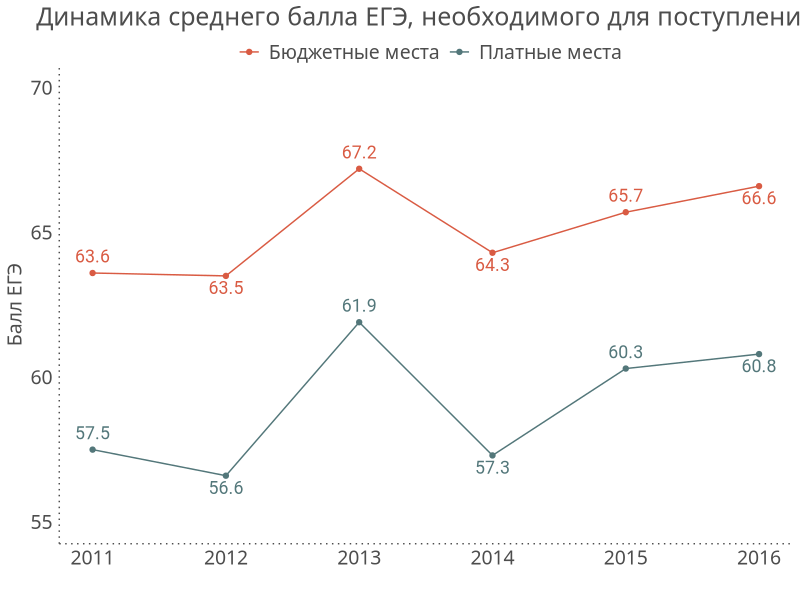
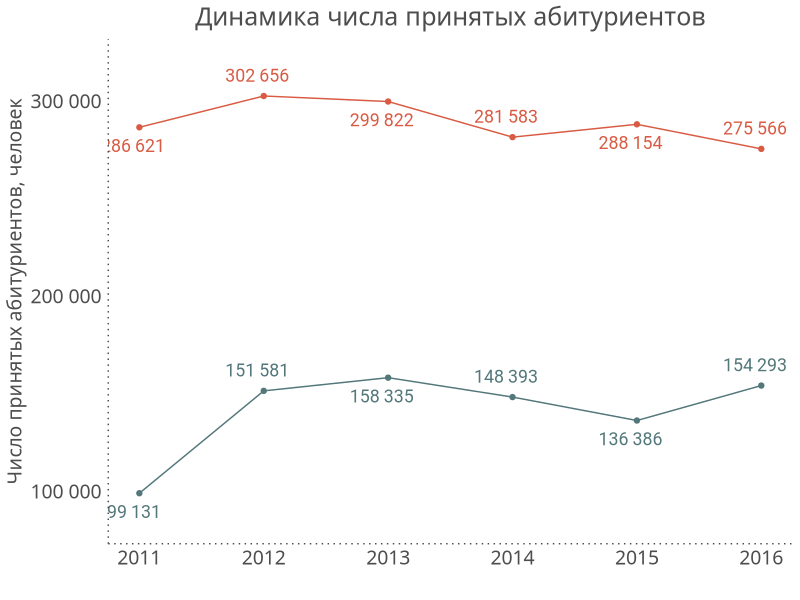
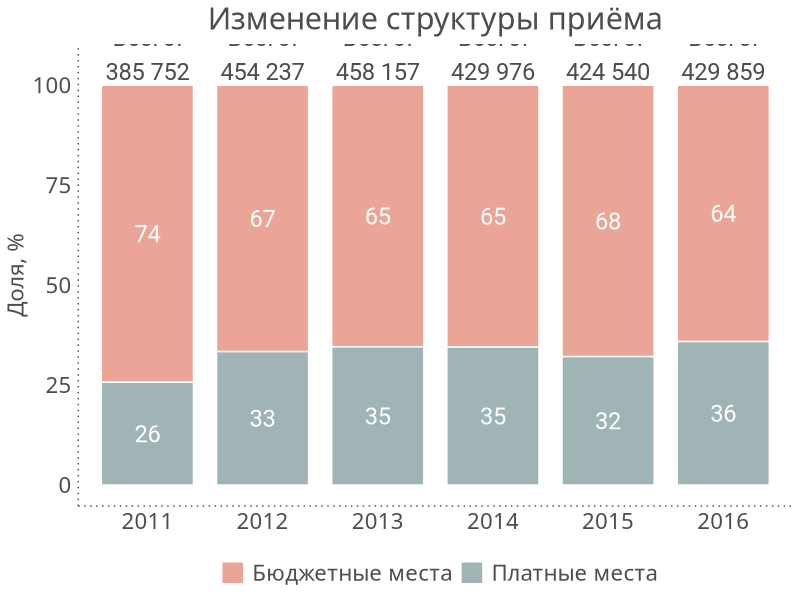
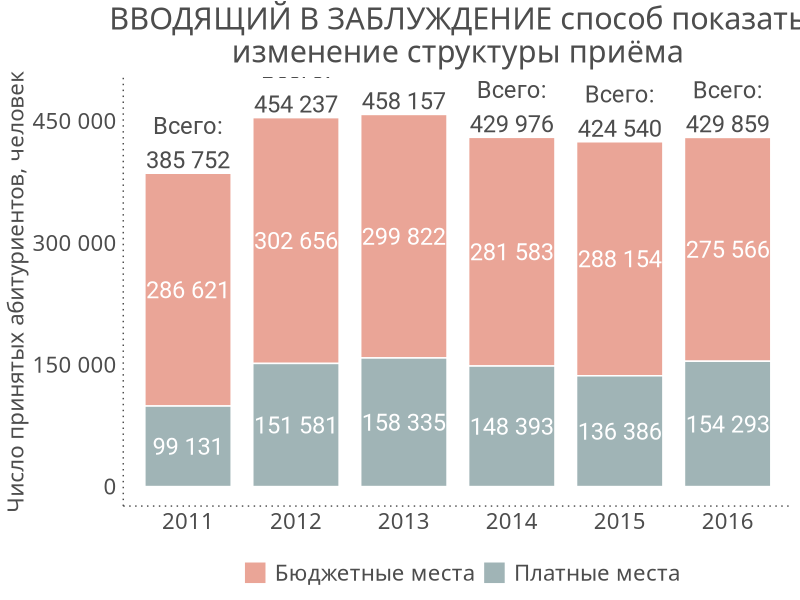
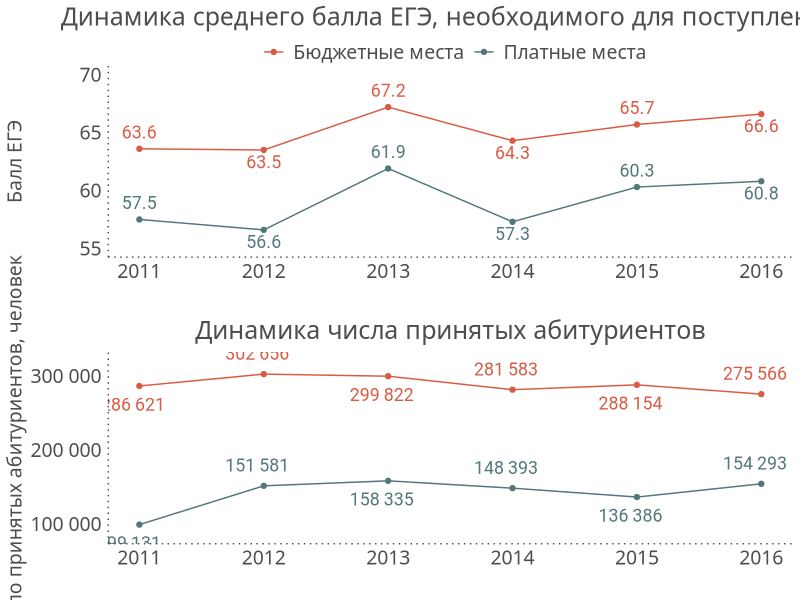
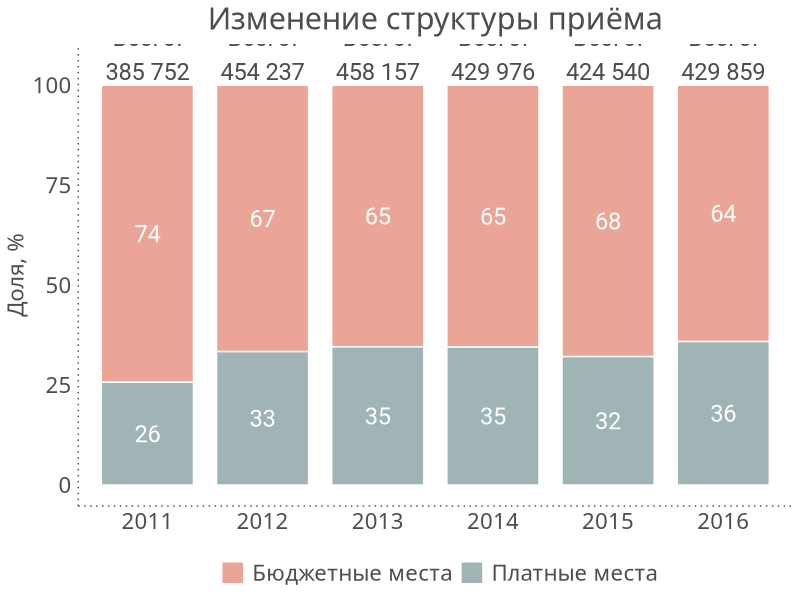
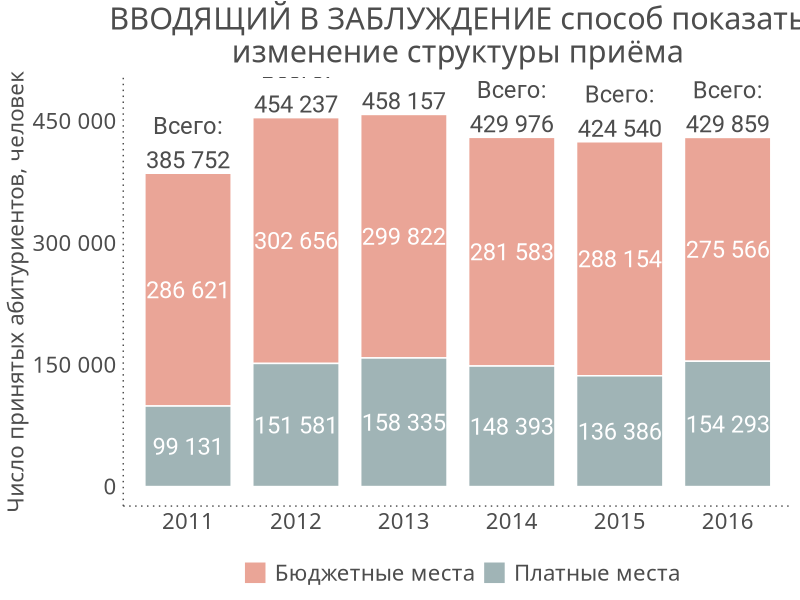

The R source for these figures, in order: (Note: this script raises an error after producing the figures.)
# Average USE time series

# Original plot and data source
# https://ege.hse.ru/stata

# Load libraries ----
library("dplyr")
library("reshape2")
library("ggplot2")
library("grid")  # for plots arrangement
library("gridExtra")  # for plots arrangement

# Special helper function to add spaces in large numbers: 10000 - > 10 000
format_space <- function(vect) {
  vect <- format(vect, big.mark = " ", scientific = FALSE, trim = TRUE)
  return(vect)
}

# Load data ----
d <- read.csv("data/use_dynam.csv", stringsAsFactors = FALSE)

# Create separate dataset for USE and transform it to long format ----
d_use <- d %>%
  select(year, ege_av_bud, ege_av_pr) %>%
  melt(id = "year")

# Create separate dataset for ADMISSION and transform it to long format ----
d_adm <- d %>%
  select(year, adm_bud, adm_pr) %>%
  melt(id = "year")

# USE time series plot ----
use_ts <- ggplot(data = d_use, aes(x = year, y = value, color = variable)) +
  geom_line() +
  geom_point() +
  geom_text(aes(label = value,
                vjust = ifelse(year %in% seq(2011, 2015, 2), -0.8, 1.4)),
            size = 4.5,
            family = "Roboto",
            show.legend = FALSE) +
  scale_y_continuous(breaks = seq(55, 70, 5), 
                     labels = seq(55, 70, 5),
                     limits = c(55, 70)) +
  scale_color_manual(name = "",
                     labels = c("Бюджетные места", "Платные места"),
                     values = c("#D95B43", "#53777A")) +
  labs(title = "Динамика среднего балла ЕГЭ, необходимого для поступления",
       y = "Балл ЕГЭ",
       x = "") +
  theme(axis.text = element_text(size = 14, family = "PT Sans", color = "grey30"),
        axis.title = element_text(size = 14, family = "PT Sans", color = "grey30"),
        axis.ticks = element_blank(),
        axis.line = element_line(color = "grey30", linetype = "dotted"),
        plot.title = element_text(size = 18, family = "PT Sans", color = "grey30", hjust = 0.5),
        legend.position = "top",
        legend.key = element_blank(),
        legend.text = element_text(size = 14, family = "PT Sans", color = "grey30"),
        legend.box.margin = margin(t = -5, b = -15, unit = "pt"),
        panel.background = element_blank())

use_ts

# Admission plot ----
adm_ts <- ggplot(data = d_adm, aes(x = year, y = value, color = variable)) +
  geom_line() +
  geom_point() +
  geom_text(aes(label = format_space(value),
                vjust = ifelse(!(year %in% seq(2011, 2015, 2)), -1.1, 1.9),
                hjust = 0.6),
            size = 4.5,
            family = "Roboto",
            show.legend = FALSE) +
  scale_y_continuous(breaks = seq(100000, 300000, 100000), 
                     limits = c(85000, 320000),
                     labels = format_space) +
  scale_color_manual(name = "",
                     labels = c("Бюджетные места", "Платные места"),
                     values = c("#D95B43", "#53777A")) +
  labs(title = "Динамика числа принятых абитуриентов",
       y = "Число принятых абитуриентов, человек",
       x = "") +
  theme(axis.text = element_text(size = 14, family = "PT Sans", color = "grey30"),
        axis.title = element_text(size = 14, family = "PT Sans", color = "grey30"),
        axis.ticks = element_blank(),
        axis.line = element_line(color = "grey30", linetype = "dotted"),
        plot.title = element_text(size = 18, family = "PT Sans", color = "grey30", hjust = 0.5),
        legend.position = "none",
        panel.background = element_blank())

adm_ts

# Align plots by left edge ----
# Details: http://stackoverflow.com/questions/13294952/left-align-two-graph-edges-ggplot

# Convert to grob object
grU <- ggplotGrob(use_ts)
grA <- ggplotGrob(adm_ts)

# Save to png. ggsave is powerless here ----
grid.newpage()
png(filename = "plots/use_ts/use_ts_after.png", width = 10, height = 10, units = "in", res = 70)
grid.draw(rbind(grU, grA))
dev.off()

# Admission structure ----

# Prepare initial data. Calculate fractions
d_adm_str <- d_adm %>%
  mutate(year = factor(year)) %>%
  group_by(year) %>%
  mutate(fracts = value/sum(value))

# Additional dataset with total number of admitted students
d_tot_adm <- d_adm %>%
  mutate(year = factor(year)) %>%
  group_by(year) %>%
  summarise(tot_numb = sum(value))

# Correct plot
adm_str_pl_1 <- ggplot(data = d_adm_str, aes(x = year, y = fracts, fill = variable)) +
  geom_bar(stat = "identity", color = "white", width = 0.8, alpha = 0.55) +
  geom_text(aes(label = round(100 * fracts, 0)), 
            position = position_stack(vjust = 0.5),
            family = "Roboto",
            size = 6,
            color = "white") +
  geom_text(data = d_tot_adm, 
            aes(x = year, 
                y = 1, 
                fill = NULL, 
                label = paste0("Всего:\n", format_space(tot_numb)),
                vjust = -0.1),
            family = "Roboto",
            size = 6,
            color = "grey30") +
  scale_y_continuous(breaks = seq(0, 1, 0.25), 
                     labels = seq(0, 100, 25),
                     limits = c(0, 1.05)) +
  scale_fill_manual(name = "",
                     labels = c("Бюджетные места", "Платные места"),
                     values = c("#D95B43", "#53777A")) +
  labs(title = "Изменение структуры приёма",
       y = "Доля, %",
       x = "") +
  theme(axis.text = element_text(size = 16, family = "PT Sans", color = "grey30"),
        axis.title = element_text(size = 16, family = "PT Sans", color = "grey30"),
        axis.ticks = element_blank(),
        axis.line = element_line(color = "grey30", linetype = "dotted"),
        plot.title = element_text(size = 22, family = "PT Sans", color = "grey30", hjust = 0.5),
        legend.position = "bottom",
        legend.key = element_blank(),
        legend.text = element_text(size = 16, family = "PT Sans", color = "grey30"),
        legend.box.margin = margin(t = -15, unit = "pt"),
        panel.background = element_blank())

adm_str_pl_1

ggsave("plots/use_ts/use_struct_correct.png", adm_str_pl_1, width = 12, height = 8, units = "in")


# Not so correct and not so useful way to display dynamics
adm_str_pl_2 <- ggplot(data = d_adm_str, aes(x = year, y = value, fill = variable)) +
  geom_bar(stat = "identity", color = "white", width = 0.8, alpha = 0.55) +
  geom_text(aes(label = format_space(value)),
            position = position_stack(vjust = 0.5),
            family = "Roboto",
            size = 6,
            color = "white") +
  geom_text(data = d_tot_adm,
            aes(x = year,
                y = tot_numb,
                fill = NULL,
                label = paste0("Всего:\n", format_space(tot_numb)),
                vjust = -0.1),
            family = "Roboto",
            size = 6,
            color = "grey30") +
  scale_y_continuous(breaks = seq(0, 450000, 150000),
                     labels = format_space,
                     limits = c(0, 480000)) +
  scale_fill_manual(name = "",
                    labels = c("Бюджетные места", "Платные места"),
                    values = c("#D95B43", "#53777A")) +
  labs(title = "ВВОДЯЩИЙ В ЗАБЛУЖДЕНИЕ способ показать\nизменение структуры приёма",
       y = "Число принятых абитуриентов, человек",
       x = "") +
  theme(axis.text = element_text(size = 16, family = "PT Sans", color = "grey30"),
        axis.title = element_text(size = 16, family = "PT Sans", color = "grey30"),
        axis.ticks = element_blank(),
        axis.line = element_line(color = "grey30", linetype = "dotted"),
        plot.title = element_text(size = 22, family = "PT Sans", color = "grey30", hjust = 0.5),
        legend.position = "bottom",
        legend.key = element_blank(),
        legend.text = element_text(size = 16, family = "PT Sans", color = "grey30"),
        legend.box.margin = margin(t = -15, unit = "pt"),
        panel.background = element_blank())

adm_str_pl_2

ggsave("plots/use_ts/use_struct_not_quite_correct_and_useful.png", adm_str_pl_2, width = 12, height = 8, units = "in")


# Absolute and relative data on one plot
adm_str_pl_3 <- ggplot(data = d_adm_str, aes(x = fct_rev(year), y = fracts, fill = variable)) +
  geom_bar(stat = "identity", color = "white", width = 0.8, alpha = 0.55) +
  geom_text(aes(label = paste0(format_space(value), " = ", round(100 * fracts, 0), "%")),
            position = position_stack(vjust = 0.5),
            family = "Roboto",
            angle = 45,
            size = 6,
            color = "white") +
  geom_text(data = d_tot_adm,
            aes(x = year,
                y = 1,
                fill = NULL,
                label = paste0("Всего:\n", format_space(tot_numb))),
            family = "Roboto",
            size = 6,
            color = "grey30",
            vjust = -0.1) +
  # coord_flip() +
  scale_y_continuous(breaks = seq(0, 1, 0.25),
                     labels = seq(0, 100, 25),
                     limits = c(0, 1.05)) +
  scale_fill_manual(name = "",
                    labels = c("Бюджетные места", "Платные места"),
                    values = c("#D95B43", "#53777A")) +
  labs(title = "Изменение структуры приёма",
       y = "Доля, %",
       x = "") +
  theme(axis.text = element_text(size = 16, family = "PT Sans", color = "grey30"),
        axis.title = element_text(size = 16, family = "PT Sans", color = "grey30"),
        axis.ticks = element_blank(),
        axis.line = element_line(color = "grey30", linetype = "dotted"),
        plot.title = element_text(size = 22, family = "PT Sans", color = "grey30", hjust = 0.5),
        legend.position = "bottom",
        legend.key = element_blank(),
        legend.text = element_text(size = 16, family = "PT Sans", color = "grey30"),
        legend.box.margin = margin(t = -15, unit = "pt"),
        panel.background = element_blank())

adm_str_pl_3

ggsave("plots/use_ts/use_struct_abs_rel.png", adm_str_pl_3, width = 12, height = 8, units = "in")
